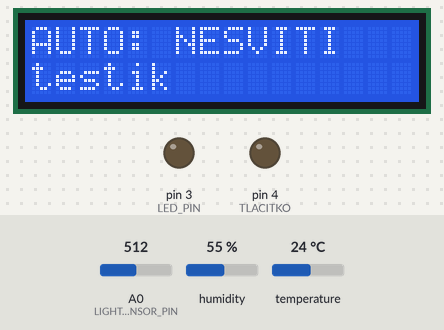
Recording of a sketch running on a simulated Arduino Uno, built with avr-gcc and run on an emulated ATmega328P. On the bench: 16×2 character LCD, output pins drawn as LEDs (lit = HIGH). Dashed ring = blinking. Inputs (shaded band) come from the test bench; at power-on: A0 (LIGHT_SENSOR_PIN) = 512, humidity 55 %, temperature 24 °C.

Above: at 1.2 s.
1.3 s: A0 (LIGHT_SENSOR_PIN) set to 160
3.4 s: A0 (LIGHT_SENSOR_PIN) set to 138
At 5.5 s:
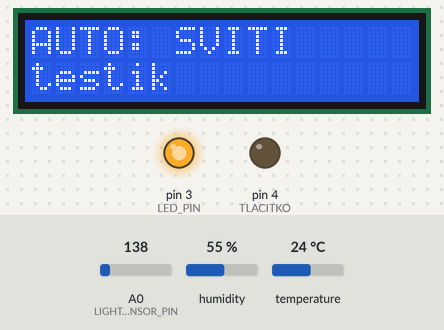
5.9 s: A0 (LIGHT_SENSOR_PIN) set to 306
At 7.7 s:
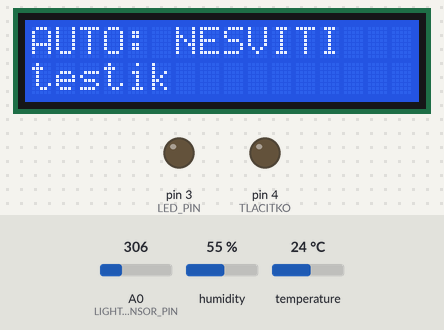
8.1 s: A0 (LIGHT_SENSOR_PIN) set to 140
At 9.8 s:
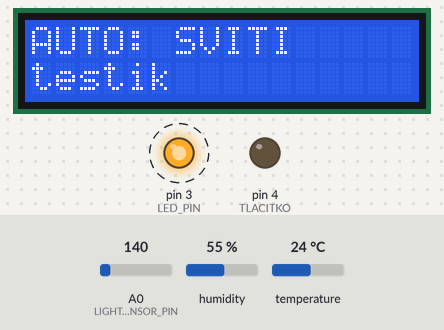
Timing chart, 0 to 11.4 s (numbered marks = the images above; inputs shaded):
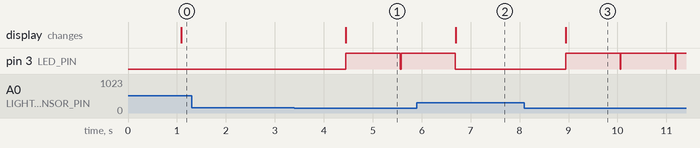

Measured:
- the behaviour switches between 151 and 150 on A0 (LIGHT_SENSOR_PIN) (found by bisection; images 0 and 1)
- after the input at 1.3 s, every drawn part: stays the same
- after the input at 3.4 s, pin 3 (LED_PIN): LOW → HIGH after 1.1 s, → LOW 1.1 s later, → HIGH 0.01 s later; the display: changes after 1.1 s (image 1)
- after the input at 5.9 s, pin 3 (LED_PIN): goes on until 6.7 s, then stays LOW; the display: changes after 0.80 s (image 2)
- after the input at 8.1 s, pin 3 (LED_PIN): alternates HIGH for 1.1 s and LOW for 0.01 s, starting after 0.84 s; the display: changes after 0.84 s (image 3)

The sketch:

sketch_sep21a.ino
```cpp
#include <Wire.h>
#include <DHT.h> //test
#include <LiquidCrystal_I2C.h>
LiquidCrystal_I2C lcd(0x3F, 16, 2);

#define DHTPIN 7     // what pin we're connected to
#define DHTTYPE DHT22
DHT dht(DHTPIN, DHTTYPE);   // DHT 22  (AM2302)

const int LIGHT_SENSOR_PIN = A0; // Arduino pin connected to light sensor's  pin
const int LED_PIN          = 3;  // Arduino pin connected to LED's pin
const int ANALOG_THRESHOLD = 80;
const int TLACITKO = 4;
const int AUTOM = 1;
const int CIDLO = 7;
int analogValue;
int stav;
const int RUC_SV = 2;
const int RUC_NESV = 3;
int chk;
float hum;  //Stores humidity value
float temp;

void print_to_display(int radek, int sloupec, bool clear, String text){
  if(clear){
    lcd.clear();
  }
  lcd.setCursor(sloupec, radek);
  lcd.print(text);
}
void setup() {
  pinMode(LED_PIN, OUTPUT); // set arduino pin to output mode
  pinMode(TLACITKO, OUTPUT);
  pinMode(CIDLO, OUTPUT);
  lcd.init();         // initialize the lcd
  lcd.backlight();    // Turn on the LCD screen backlight
  stav=AUTOM;
  Serial.begin(9600);
  dht.begin();

}
void loop() {

  {
   //delay(2000);
   hum = dht.readHumidity();
   temp= dht.readTemperature();
   print_to_display(1,0,false,"testik");
   delay(1000);
  }

  if(stav==AUTOM){
    analogValue = analogRead(LIGHT_SENSOR_PIN); // read the input on analog pin
    if(analogValue < ANALOG_THRESHOLD){
      digitalWrite(LED_PIN, HIGH); // turn on LED
    }else{
      digitalWrite(LED_PIN, LOW);  // turn off LED
    }
    //print_to_display(0,0,true,"AUTO: NESVITI");
    if(analogValue > 150){
      print_to_display(0,0,false,"AUTO: NESVITI");
      digitalWrite(LED_PIN, LOW);
      delay(100);
    }
    else if(analogValue > 40){
      print_to_display(0,0,false,"AUTO: SVITI   ");
      digitalWrite(LED_PIN, HIGH);
      delay(100);
    }
  }

  if((digitalRead(TLACITKO)==HIGH) and (stav == AUTOM)){
    stav = RUC_SV;
    delay(200);
  }
  if((digitalRead(TLACITKO)==HIGH) and (stav == RUC_SV)){
    stav = RUC_NESV;
    delay(200);
  }
  if((digitalRead(TLACITKO)==HIGH) and (stav == RUC_NESV)){
    stav = AUTOM;
    delay(200);
  }
  if (stav==RUC_SV){
    print_to_display(0,0,true,"RUCNI SVIT: ANO");
    //print_to_display(1,0,false,"SVITI");
    digitalWrite(LED_PIN, HIGH);
    delay(100);
  }
  if (stav==RUC_NESV){
    print_to_display(0,0,true,"RUCNI SVIT: NE");
    //print_to_display(1,0,false,"NESVITI");
    digitalWrite(LED_PIN, LOW);
    delay(100);
  }
}
```
